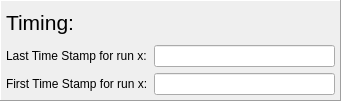
     <widget class="QFrame" name="frame_48">
      <property name="geometry">
       <rect>
        <x>20</x>
        <y>310</y>
        <width>341</width>
        <height>101</height>
       </rect>
      </property>
      <property name="frameShape">
       <enum>QFrame::Panel</enum>
      </property>
      <property name="frameShadow">
       <enum>QFrame::Raised</enum>
      </property>
      <layout class="QVBoxLayout" name="verticalLayout_11">
       <property name="leftMargin">
        <number>5</number>
       </property>
       <property name="topMargin">
        <number>5</number>
       </property>
       <property name="rightMargin">
        <number>5</number>
       </property>
       <property name="bottomMargin">
        <number>5</number>
       </property>
       <item>
        <widget class="QLabel" name="label_126">
         <property name="font">
          <font>
           <pointsize>16</pointsize>
           <weight>50</weight>
           <bold>false</bold>
          </font>
         </property>
         <property name="text">
          <string>Timing:</string>
         </property>
        </widget>
       </item>
       <item>
        <layout class="QFormLayout" name="formLayout_11">
         <property name="leftMargin">
          <number>0</number>
         </property>
         <item row="0" column="0">
          <widget class="QLabel" name="label_121">
           <property name="text">
            <string>Last Time Stamp for run x:</string>
           </property>
          </widget>
         </item>
         <item row="0" column="1">
          <widget class="QLineEdit" name="le_last_time_stamp_sr">
           <property name="minimumSize">
            <size>
             <width>153</width>
             <height>21</height>
            </size>
           </property>
           <property name="maximumSize">
            <size>
             <width>16777215</width>
             <height>16777215</height>
            </size>
           </property>
          </widget>
         </item>
         <item row="1" column="0">
          <widget class="QLabel" name="label_120">
           <property name="text">
            <string>First Time Stamp for run x:</string>
           </property>
          </widget>
         </item>
         <item row="1" column="1">
          <widget class="QLineEdit" name="le_first_time_stamp_sr">
           <property name="minimumSize">
            <size>
             <width>153</width>
             <height>21</height>
            </size>
           </property>
          </widget>
         </item>
        </layout>
       </item>
      </layout>
     </widget>
